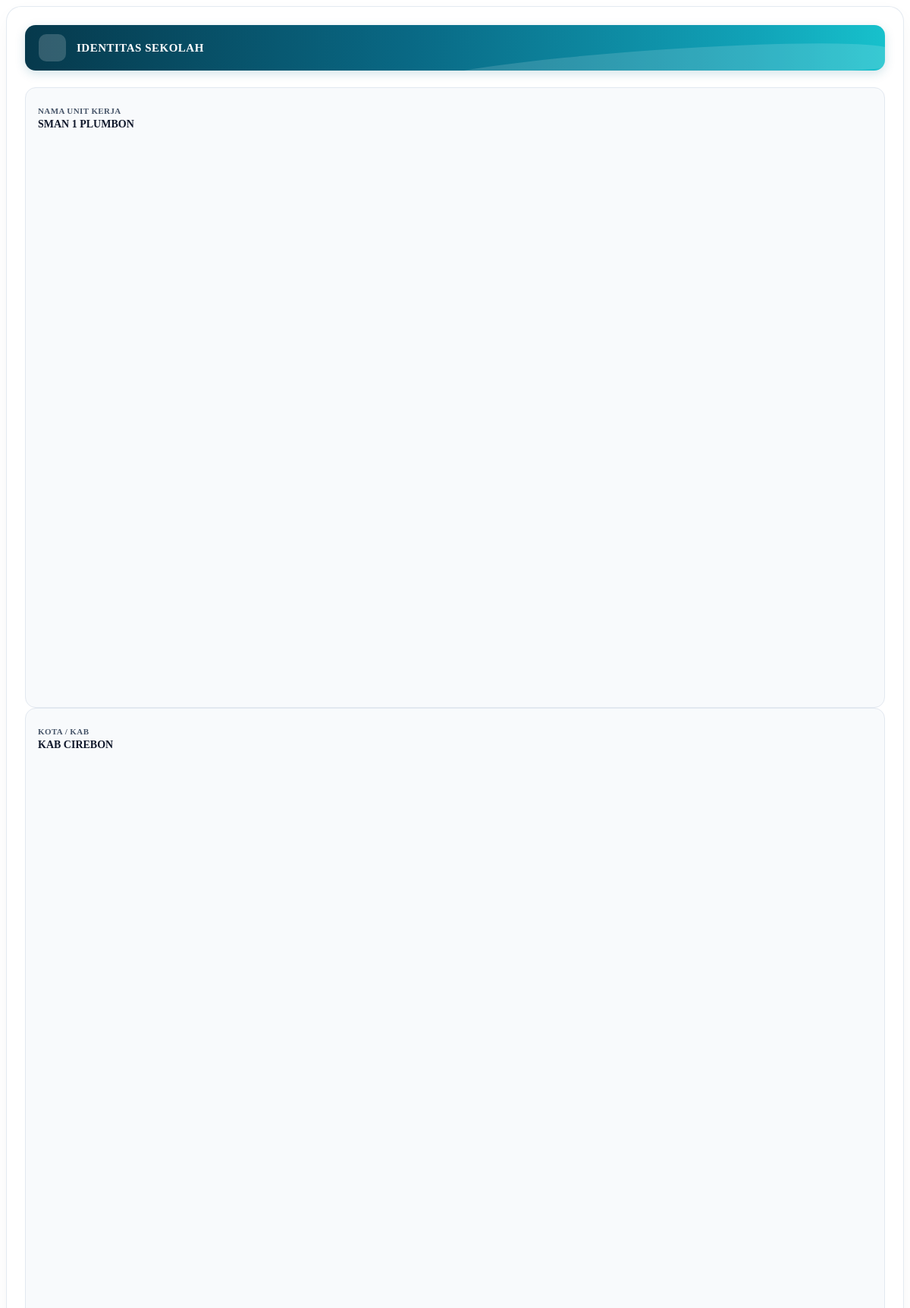
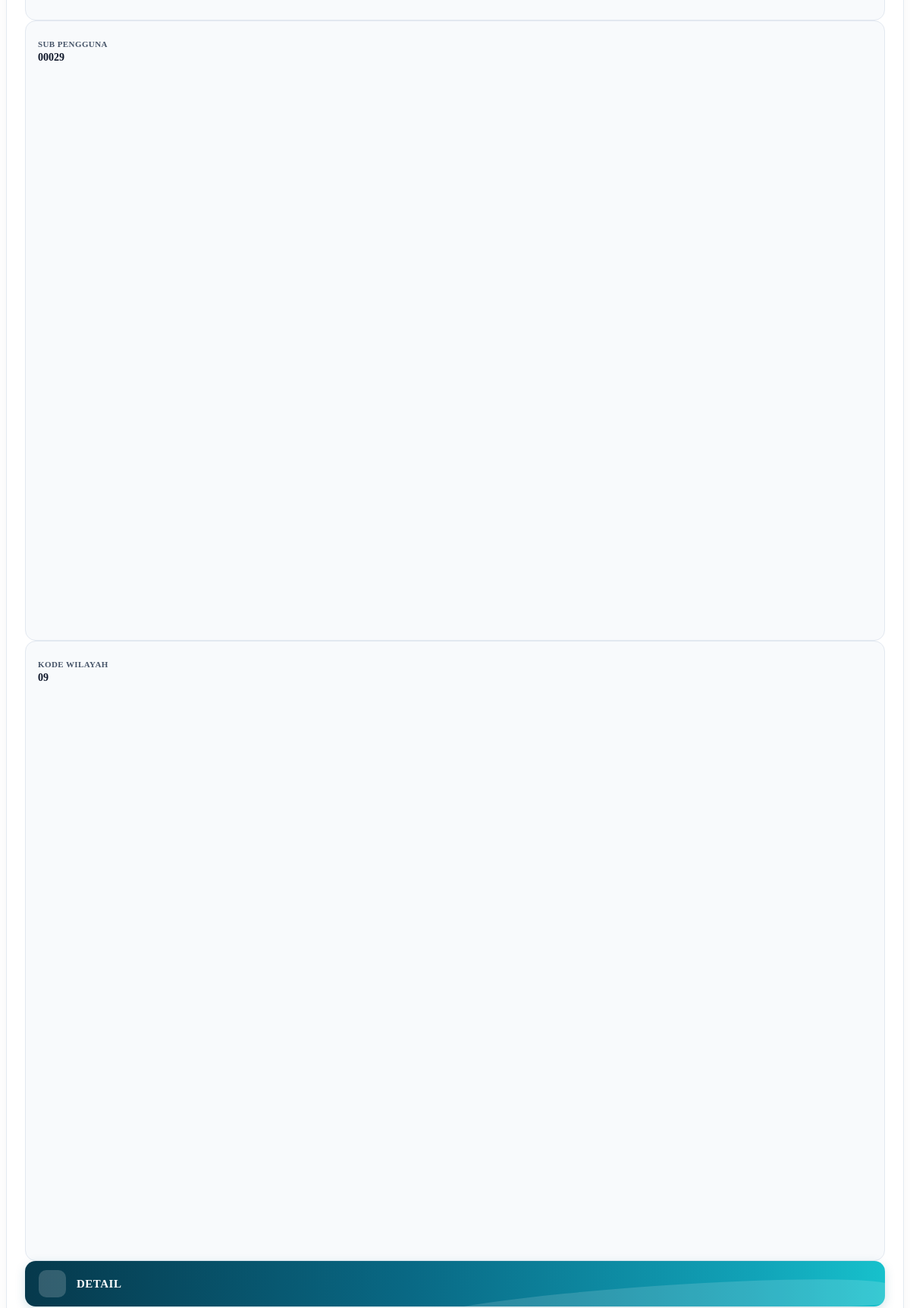
/data_kop.php (signed in, upper part), run on the app's committed database (2 pictures, top to bottom).
### tables this page shows
CREATE TABLE `kode_sekolah` (
  `id` int(11) NOT NULL,
  `no_urut` varchar(50) NOT NULL,
  `nama_sekolah` varchar(255) NOT NULL,
  `kota_kab` varchar(100) NOT NULL,
  `kode_sub_pengguna` varchar(10) DEFAULT '',
  `kode_wilayah` varchar(10) GENERATED ALWAYS AS (case when `kota_kab` = 'KOTA CIREBON' then '74' when `kota_kab` = 'KAB CIREBON' then '09' when `kota_kab` = 'Kuningan' then '10' else '' end) STORED,
  `id_sekolah` int(11) DEFAULT NULL
);

### data_kop.php (the view, shortened to what this page needs)
<?php
include "koneksi.php";
$id_sekolah = mysqli_real_escape_string($conn, $_SESSION['id_sekolah']);
$sekolah_q = mysqli_query($conn, "SELECT * FROM kode_sekolah WHERE id = '$id_sekolah'");
$data_sekolah = mysqli_fetch_assoc($sekolah_q);
?>
<div class="container-fluid px-0">
    <form id="formSimpanKop" enctype="multipart/form-data">
        <div class="row g-4 align-items-start">
            <div class="col-xl-8">
                <div class="kop-panel-card">
                    <div class="wave-banner-header">
                        <div class="wave-banner-icon">
                        </div>
                        <h5 class="wave-banner-title">IDENTITAS SEKOLAH</h5>
                    </div>
                    <div class="row g-3 mb-4">
                        <div class="col-md-6 col-lg-3">
                            <div class="id-info-card">
                                <div class="id-info-label">NAMA UNIT KERJA</div>
                                <div class="id-info-value text-truncate" title="<?= htmlspecialchars($data_sekolah['nama_sekolah'] ?? '', ENT_QUOTES, 'UTF-8') ?>">
                                    <?= htmlspecialchars($data_sekolah['nama_sekolah'] ?? '', ENT_QUOTES, 'UTF-8') ?>
                                </div>
                            </div>
                        </div>
                        <div class="col-md-6 col-lg-3">
                            <div class="id-info-card">
                                <div class="id-info-label">KOTA / KAB</div>
                                <div class="id-info-value">
                                    <?= htmlspecialchars($data_sekolah['kota_kab'] ?? '', ENT_QUOTES, 'UTF-8') ?>
                                </div>
                            </div>
                        </div>
                        <div class="col-md-6 col-lg-3">
                            <div class="id-info-card">
                                <div class="id-info-label">SUB PENGGUNA</div>
                                <div class="id-info-value">
                                    <?= htmlspecialchars($data_sekolah['kode_sub_pengguna'] ?? '', ENT_QUOTES, 'UTF-8') ?>
                                </div>
                            </div>
                        </div>
                        <div class="col-md-6 col-lg-3">
                            <div class="id-info-card">
                                <div class="id-info-label">KODE WILAYAH</div>
                                <div class="id-info-value">
                                    <?= htmlspecialchars($data_sekolah['kode_wilayah'] ?? '', ENT_QUOTES, 'UTF-8') ?>
                                </div>
                            </div>
                        </div>
                    </div>
                    <div class="wave-banner-header mt-2">
                        <div class="wave-banner-icon">
                        </div>
                        <h5 class="wave-banner-title">DETAIL</h5>
                    </div>
                </div>
            </div>
        </div>
    </form>
</div>

### data_kop.php (style rules this page uses)
.kop-panel-card { background: #ffffff; border-radius: 20px; border: 1px solid rgba(226, 232, 240, 0.9); box-shadow: 0 10px 30px -5px rgba(15, 23, 42, 0.05); padding: 24px; }
.wave-banner-header { position: relative; background: linear-gradient(90deg, #06394c 0%, #096985 45%, #11a3b8 85%, #17c1cc 100%); border-radius: 14px; padding: 12px 18px; display: flex; align-items: center; gap: 14px; overflow: hidden; margin-bottom: 22px; box-shadow: 0 4px 14px rgba(9, 105, 133, 0.18); }
.wave-banner-header::after { content: ''; position: absolute; right: -10px; bottom: -18px; width: 55%; height: 45px; background: rgba(255, 255, 255, 0.14); border-radius: 50% 50% 0 0; transform: rotate(-4deg); pointer-events: none; }
.wave-banner-icon { width: 36px; height: 36px; background: rgba(255, 255, 255, 0.18); border-radius: 10px; display: flex; align-items: center; justify-content: center; color: #ffffff; font-size: 18px; flex-shrink: 0; position: relative; z-index: 2; }
.wave-banner-title { color: #ffffff; font-weight: 800; font-size: 15px; letter-spacing: 0.5px; text-transform: uppercase; margin: 0; position: relative; z-index: 2; }
.id-info-card { background: #f8fafc; border: 1px solid #e2e8f0; border-radius: 14px; padding: 16px; height: 100%; transition: all 0.2s ease; }
.id-info-label { font-size: 11px; font-weight: 700; color: #475569; text-transform: uppercase; letter-spacing: 0.4px; margin-bottom: 3px; }
.id-info-value { font-size: 14px; font-weight: 800; color: #0f172a; line-height: 1.3; }

### data on the page
kode_sekolah: nama_sekolah "SMAN 1 PLUMBON", kota_kab "KAB CIREBON", kode_sub_pengguna "00029", kode_wilayah "09"
